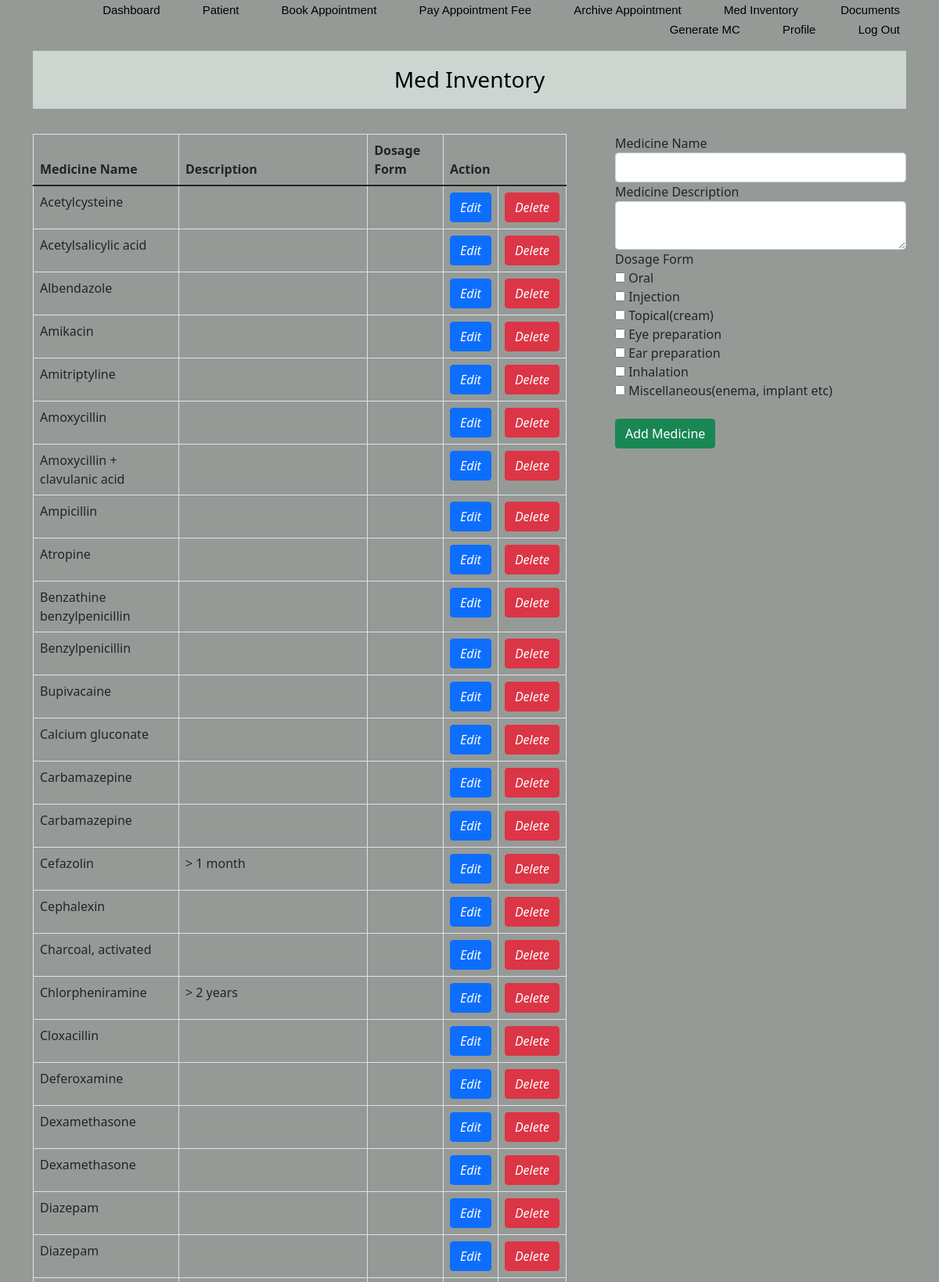
/Clinic/Inventory.php (upper part), run on the app's committed database.
### tables this page shows
CREATE TABLE `med_inventory` (
  `MED_ID` int(11) NOT NULL,
  `MED_NAME` varchar(200) NOT NULL,
  `MED_DESC` varchar(2000) DEFAULT NULL,
  `DOSAGE_FORM` varchar(1000) NOT NULL
);

### Clinic/func_med.php (called while the page is built, shortened)
<?php
$MED_NAME =" ";
$MED_DESC =" ";
$update = false;
 ?>

### Clinic/Inventory.php (the view, shortened to what this page needs)
<!DOCTYPE html>
<html lang="en" dir="ltr">
<?php include("connect.php");
      include("func_med.php");?>
  <head>
    <?php include("header.php"); ?>
    <link rel="stylesheet" href="style.css">
  </head>
  <body id="body">
  <?php
    $sql = "SELECT * FROM med_inventory GROUP BY MED_NAME";
    $result = mysqli_query($conn,$sql);
     ?>
    <div class="container">
      <center><h3 id="myHeader">Med Inventory</h3></center>
      <br>
      <div class="col-md-12 d-flex justify-content-center">
        <div class="col-md-8">
          <div class="col-md-11">
            <table id = "table" class = "table table-bordered">
              <thead>
                <tr>
                  <th>Medicine Name</th>
                  <th>Description</th>
                  <th>Dosage Form</th>
                  <th colspan="2">Action</th>
                </tr>
              </thead>
              <?php
              while ($row = $result->fetch_array()){?>
                <tr>
                  <td><?php echo $row["MED_NAME"]; ?></td>
                  <td><?php echo $row["MED_DESC"]; ?></td>
                  <td><?php echo $row["DOSAGE_FORM"]; ?></td>
                  <td><a class = "btn btn-primary" href="inventory.php?mededit=<?php echo $row['MED_ID'];?>"><i class = "glyphicon glyphicon-remove">Edit</a></td>
                  <td><a  class = "btn btn-danger" onclick = "confirmationDelete(this); return false;" href="func_med.php?delmed=<?php echo $row['MED_ID'];?>"><i class = "glyphicon glyphicon-remove">Delete</a></td>
                </tr>
              <?php } ?>
            </table>
          </div>
        </div>
        <div class="col-md-4">
          <form class="" action="func_med.php" method="POST">
            <label>Medicine Name</label>
            <input type="text" name="MED_NAME" value="<?php echo $MED_NAME; ?>" class="form-control" required>
            <label>Medicine Description</label>
            <textarea name="MED_DESC" class="form-control"><?php echo $MED_DESC; ?></textarea>
            <label>Dosage Form</label><br>
            <input type="checkbox" name="DOSAGE_FORM[]" onclick="DOSAGE_FORM" value="oral" <?php if (!empty($array_dosage) && in_array("oral", $array_dosage)){echo "checked";} ?>>
            <label>Oral</label><br>
            <input type="checkbox" name="DOSAGE_FORM[]" onclick="DOSAGE_FORM" value="injection" <?php if (!empty($array_dosage) && in_array("injection", $array_dosage)){echo "checked";} ?>>
            <label>Injection</label><br>
            <input type="checkbox" name="DOSAGE_FORM[]" onclick="DOSAGE_FORM" value="topical" <?php if (!empty($array_dosage) && in_array("topical", $array_dosage)){echo "checked";} ?>>
            <label>Topical(cream)</label><br>
            <input type="checkbox" name="DOSAGE_FORM[]" onclick="DOSAGE_FORM" value="eye preparation" <?php if (!empty($array_dosage) && in_array("eye preparation", $array_dosage)){echo "checked";} ?>>
            <label>Eye preparation</label><br>
            <input type="checkbox" name="DOSAGE_FORM[]" onclick="DOSAGE_FORM" value="ear preparation" <?php if (!empty($array_dosage) && in_array("ear preparation", $array_dosage)){echo "checked";} ?>>
            <label>Ear preparation</label><br>
            <input type="checkbox" name="DOSAGE_FORM[]" onclick="DOSAGE_FORM" value="inhalation" <?php if (!empty($array_dosage) && in_array("inhalation", $array_dosage)){echo "checked";} ?>>
            <label>Inhalation</label><br>
            <input type="checkbox" name="DOSAGE_FORM[]" onclick="DOSAGE_FORM" value="miscellaneous" <?php if (!empty($array_dosage) && in_array("miscellaneous", $array_dosage)){echo "checked";} ?>>
            <label>Miscellaneous(enema, implant etc)</label><br>
            <br>
            <?php if ($update == false) { ?>
              <input type="submit" name="add_med_btn" class="btn btn-success btn-block" value="Add Medicine">
          <?php  } else{ ?>
                  <input type="submit" name="update_med_btn" class="btn btn-info btn-block" value="Update Medicine">
          <?php } ?>
          </form>
        </div>
      </div>
    </div>
  </body>
</html>

### Clinic/style.css (style rules this page uses)
* { margin: 0; padding: 0; box-sizing: border-box; }
a { text-decoration: none; color: palevioletred; font-size: 10px; }

### Clinic/Header.php (style rules this page uses)
#myHeader { background-color: #CDD5D1; color: black; padding: 20px; text-align: center; }

### Clinic/Inventory.php (style rules this page uses)
body { background-color: #969A97; }

### data on the page
med_inventory: MED_NAME "Acetylcysteine"
med_inventory: MED_NAME "Acetylsalicylic acid"
med_inventory: MED_NAME "Albendazole"
med_inventory: MED_NAME "Amikacin"
med_inventory: MED_NAME "Amitriptyline"
med_inventory: MED_NAME "Amoxycillin"
med_inventory: MED_NAME "Amoxycillin + clavulanic acid"
med_inventory: MED_NAME "Ampicillin"
med_inventory: MED_NAME "Atropine"
med_inventory: MED_NAME "Benzathine benzylpenicillin"
med_inventory: MED_NAME "Benzylpenicillin"
med_inventory: MED_NAME "Bupivacaine"
med_inventory: MED_NAME "Calcium gluconate"
med_inventory: MED_NAME "Carbamazepine"
med_inventory: MED_NAME "Carbamazepine"
med_inventory: MED_NAME "Cefazolin", MED_DESC "> 1 month"
med_inventory: MED_NAME "Cephalexin"
med_inventory: MED_NAME "Charcoal, activated"
med_inventory: MED_NAME "Chlorpheniramine", MED_DESC "> 2 years"
med_inventory: MED_NAME "Cloxacillin"
med_inventory: MED_NAME "Deferoxamine"
med_inventory: MED_NAME "Dexamethasone"
med_inventory: MED_NAME "Dexamethasone"
med_inventory: MED_NAME "Diazepam"
med_inventory: MED_NAME "Diazepam"
